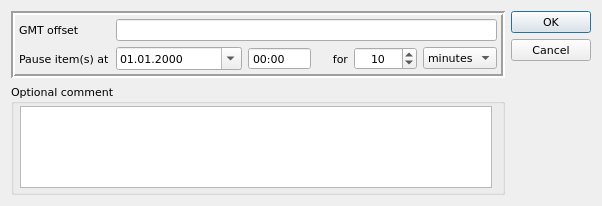
<?xml version="1.0" encoding="UTF-8"?>
<ui version="4.0">
 <class>TestPlannedPauseDlg</class>
 <widget class="QDialog" name="TestPlannedPauseDlg">
  <property name="geometry">
   <rect>
    <x>0</x>
    <y>0</y>
    <width>602</width>
    <height>206</height>
   </rect>
  </property>
  <property name="font">
   <font>
    <family>DejaVu Sans</family>
    <pointsize>8</pointsize>
   </font>
  </property>
  <property name="windowTitle">
   <string>Pause test item(s)</string>
  </property>
  <property name="windowIcon">
   <iconset resource="../qHostMonitor.qrc">
    <normaloff>:/img/action/setPlannedPause.png</normaloff>:/img/action/setPlannedPause.png</iconset>
  </property>
  <layout class="QHBoxLayout" name="horizontalLayout_2">
   <item>
    <layout class="QVBoxLayout" name="verticalLayout">
     <item>
      <widget class="QFrame" name="frame">
       <property name="frameShape">
        <enum>QFrame::Box</enum>
       </property>
       <property name="frameShadow">
        <enum>QFrame::Sunken</enum>
       </property>
       <property name="lineWidth">
        <number>2</number>
       </property>
       <layout class="QFormLayout" name="formLayout_2">
        <property name="leftMargin">
         <number>4</number>
        </property>
        <property name="topMargin">
         <number>4</number>
        </property>
        <property name="rightMargin">
         <number>4</number>
        </property>
        <property name="bottomMargin">
         <number>4</number>
        </property>
        <item row="0" column="0">
         <widget class="QLabel" name="lblGmtOffset">
          <property name="text">
           <string>GMT offset</string>
          </property>
          <property name="buddy">
           <cstring>lnEditGmtOffset</cstring>
          </property>
         </widget>
        </item>
        <item row="1" column="0">
         <widget class="QLabel" name="lblpauseItems">
          <property name="text">
           <string>Pause item(s) at</string>
          </property>
         </widget>
        </item>
        <item row="1" column="1">
         <layout class="QHBoxLayout" name="horizontalLayout" stretch="4,2,1,2,2">
          <item>
           <widget class="QDateEdit" name="dtPauseItem">
            <property name="acceptDrops">
             <bool>false</bool>
            </property>
            <property name="buttonSymbols">
             <enum>QAbstractSpinBox::UpDownArrows</enum>
            </property>
            <property name="accelerated">
             <bool>false</bool>
            </property>
            <property name="displayFormat">
             <string>dd.MM.yyyy</string>
            </property>
            <property name="calendarPopup">
             <bool>true</bool>
            </property>
           </widget>
          </item>
          <item>
           <widget class="QTimeEdit" name="tmPauseItem">
            <property name="wrapping">
             <bool>false</bool>
            </property>
            <property name="readOnly">
             <bool>false</bool>
            </property>
            <property name="buttonSymbols">
             <enum>QAbstractSpinBox::NoButtons</enum>
            </property>
            <property name="displayFormat">
             <string>hh:mm</string>
            </property>
           </widget>
          </item>
          <item>
           <widget class="QLabel" name="lblFor">
            <property name="sizePolicy">
             <sizepolicy hsizetype="Preferred" vsizetype="Preferred">
              <horstretch>0</horstretch>
              <verstretch>0</verstretch>
             </sizepolicy>
            </property>
            <property name="text">
             <string>for</string>
            </property>
            <property name="alignment">
             <set>Qt::AlignRight|Qt::AlignTrailing|Qt::AlignVCenter</set>
            </property>
           </widget>
          </item>
          <item>
           <widget class="QSpinBox" name="spinPauseItem">
            <property name="alignment">
             <set>Qt::AlignCenter</set>
            </property>
            <property name="minimum">
             <number>1</number>
            </property>
            <property name="maximum">
             <number>36000</number>
            </property>
            <property name="value">
             <number>10</number>
            </property>
           </widget>
          </item>
          <item>
           <widget class="QComboBox" name="cmbPauseItem">
            <item>
             <property name="text">
              <string>minutes</string>
             </property>
            </item>
            <item>
             <property name="text">
              <string>hours</string>
             </property>
            </item>
            <item>
             <property name="text">
              <string>days</string>
             </property>
            </item>
           </widget>
          </item>
         </layout>
        </item>
        <item row="0" column="1">
         <widget class="QLineEdit" name="lnEditGmtOffset"/>
        </item>
       </layout>
      </widget>
     </item>
     <item>
      <widget class="QGroupBox" name="groupBox">
       <property name="font">
        <font>
         <kerning>true</kerning>
        </font>
       </property>
       <property name="title">
        <string>Optional comment</string>
       </property>
       <layout class="QHBoxLayout" name="horizontalLayout_3" stretch="0">
        <property name="spacing">
         <number>10</number>
        </property>
        <property name="leftMargin">
         <number>6</number>
        </property>
        <property name="topMargin">
         <number>2</number>
        </property>
        <property name="rightMargin">
         <number>10</number>
        </property>
        <property name="bottomMargin">
         <number>4</number>
        </property>
        <item>
         <widget class="QTextEdit" name="txtEditOptional">
          <property name="font">
           <font>
            <kerning>true</kerning>
           </font>
          </property>
         </widget>
        </item>
       </layout>
      </widget>
     </item>
    </layout>
   </item>
   <item>
    <layout class="QVBoxLayout" name="verticalLayout_2">
     <item>
      <widget class="QDialogButtonBox" name="btnBoxPauseTest">
       <property name="orientation">
        <enum>Qt::Vertical</enum>
       </property>
       <property name="standardButtons">
        <set>QDialogButtonBox::Cancel|QDialogButtonBox::Ok</set>
       </property>
      </widget>
     </item>
     <item>
      <spacer name="verticalSpacer">
       <property name="orientation">
        <enum>Qt::Vertical</enum>
       </property>
       <property name="sizeHint" stdset="0">
        <size>
         <width>20</width>
         <height>40</height>
        </size>
       </property>
      </spacer>
     </item>
    </layout>
   </item>
  </layout>
 </widget>
 <resources>
  <include location="../qHostMonitor.qrc"/>
  <include location="../qHostMonitor.qrc"/>
 </resources>
 <connections>
  <connection>
   <sender>btnBoxPauseTest</sender>
   <signal>accepted()</signal>
   <receiver>TestPlannedPauseDlg</receiver>
   <slot>accept()</slot>
   <hints>
    <hint type="sourcelabel">
     <x>248</x>
     <y>254</y>
    </hint>
    <hint type="destinationlabel">
     <x>157</x>
     <y>274</y>
    </hint>
   </hints>
  </connection>
  <connection>
   <sender>btnBoxPauseTest</sender>
   <signal>rejected()</signal>
   <receiver>TestPlannedPauseDlg</receiver>
   <slot>reject()</slot>
   <hints>
    <hint type="sourcelabel">
     <x>316</x>
     <y>260</y>
    </hint>
    <hint type="destinationlabel">
     <x>286</x>
     <y>274</y>
    </hint>
   </hints>
  </connection>
 </connections>
</ui>
